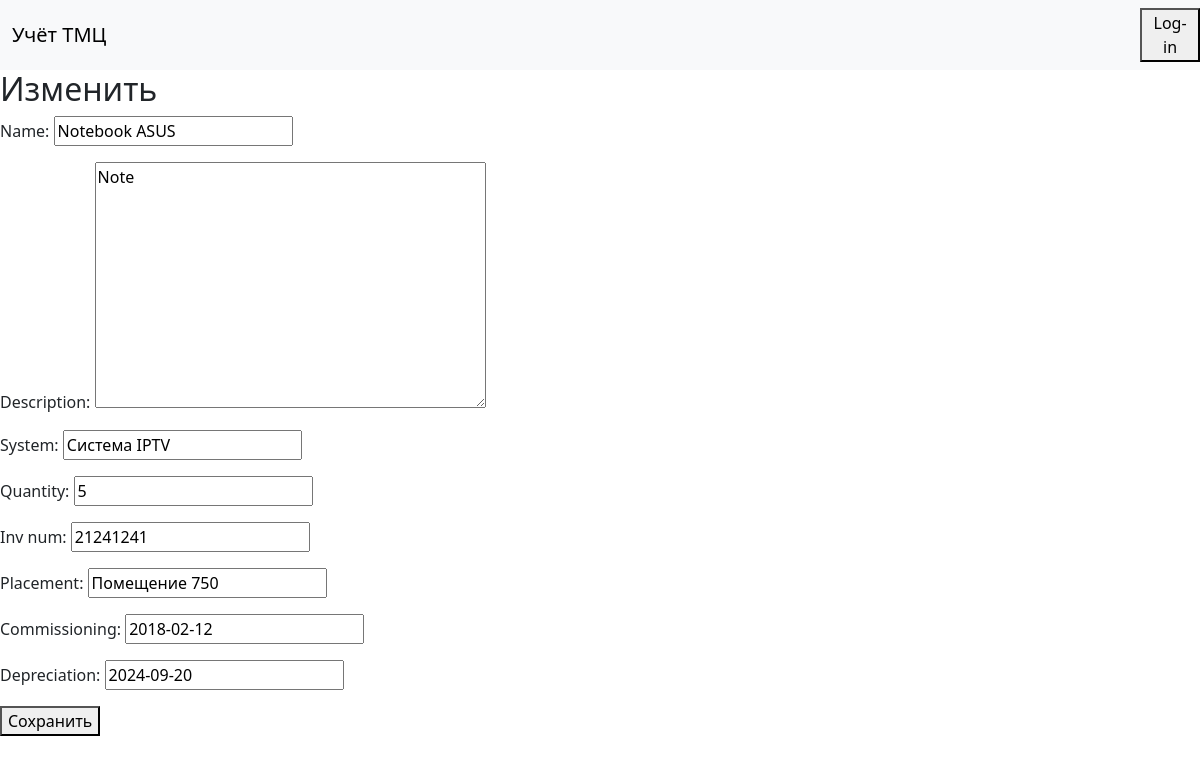
Page /inventory/item/1/edit on the committed database.
### inventory/models.py (models this page shows)
class Item(models.Model):
    name = models.CharField(max_length=200)
    description = models.TextField()
    system = models.CharField(max_length=40, default=None)
    quantity = models.IntegerField()
    inv_num = models.IntegerField()
    placement = models.CharField(max_length=40, default=None)
    commissioning = models.DateField()
    depreciation = models.DateField()
    owner = models.ForeignKey(User, on_delete=models.CASCADE, default=True)

### inventory/views.py (the view)
# urls.py: path('inventory/item/<int:item_id>/edit', views.item_edit, name='item_edit'),
def item_edit(request, item_id):
    item = get_object_or_404(Item, pk=item_id)
    if request.method == 'POST':
        form = ItemForm(request.POST, instance=item)
        if form.is_valid():
            form.save()
            return redirect('item_list')
    else:
        form = ItemForm(instance=item)
    context = {
        'form': form
    }
    return render(request, 'item_edit.html', context)

### inventory/forms.py
class ItemForm(forms.ModelForm):
    class Meta:
        model = Item
        fields = ['name', 'description', 'system', 'quantity', 'inv_num', 'placement', 'commissioning', 'depreciation']

### inventory/templates/item_edit.html (shortened to what this page needs)
{% extends 'base.html' %}
{% block content %}
    <h2>Изменить</h2>
    <form method="post">
        {{ form.as_p }}
        <button type="submit">Сохранить</button>
    </form>
{% endblock %}

### rows in the picture
Item: name "Notebook ASUS", description "Note", system "Система IPTV", quantity "5", inv_num "21241241", placement "Помещение 750", commissioning "2018-02-12", depreciation "2024-09-20"
